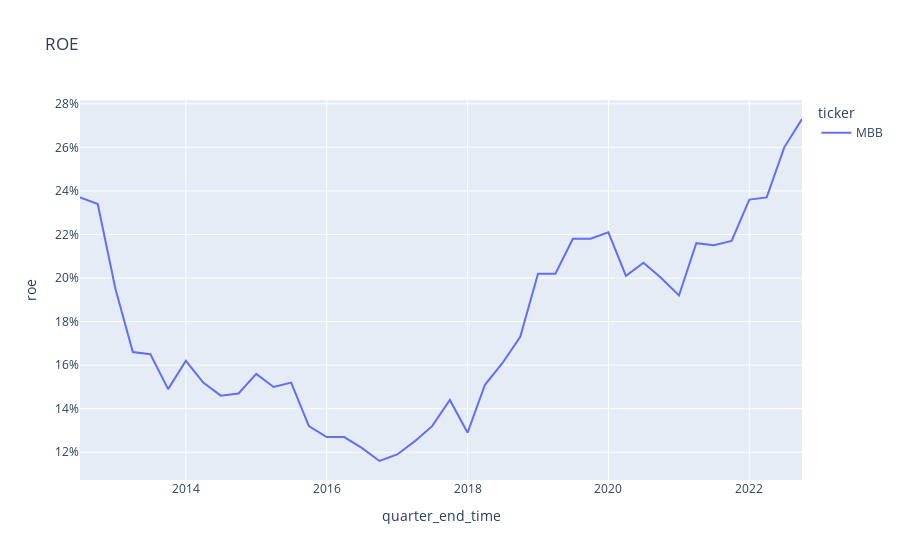

The cell this chart's notebook holds for it:
### Markdown cell above
## ROE (Return on Equity)

### Code cell
import seaborn as sns
import plotly.express as px

fig = px.line(
    balancesheet_financialratio_incomestatement_per_group,
    x="quarter_end_time",
    y="roe",
    color="ticker",
    title="ROE",
)
fig.layout.yaxis.tickformat = ',.0%'
fig.show()
